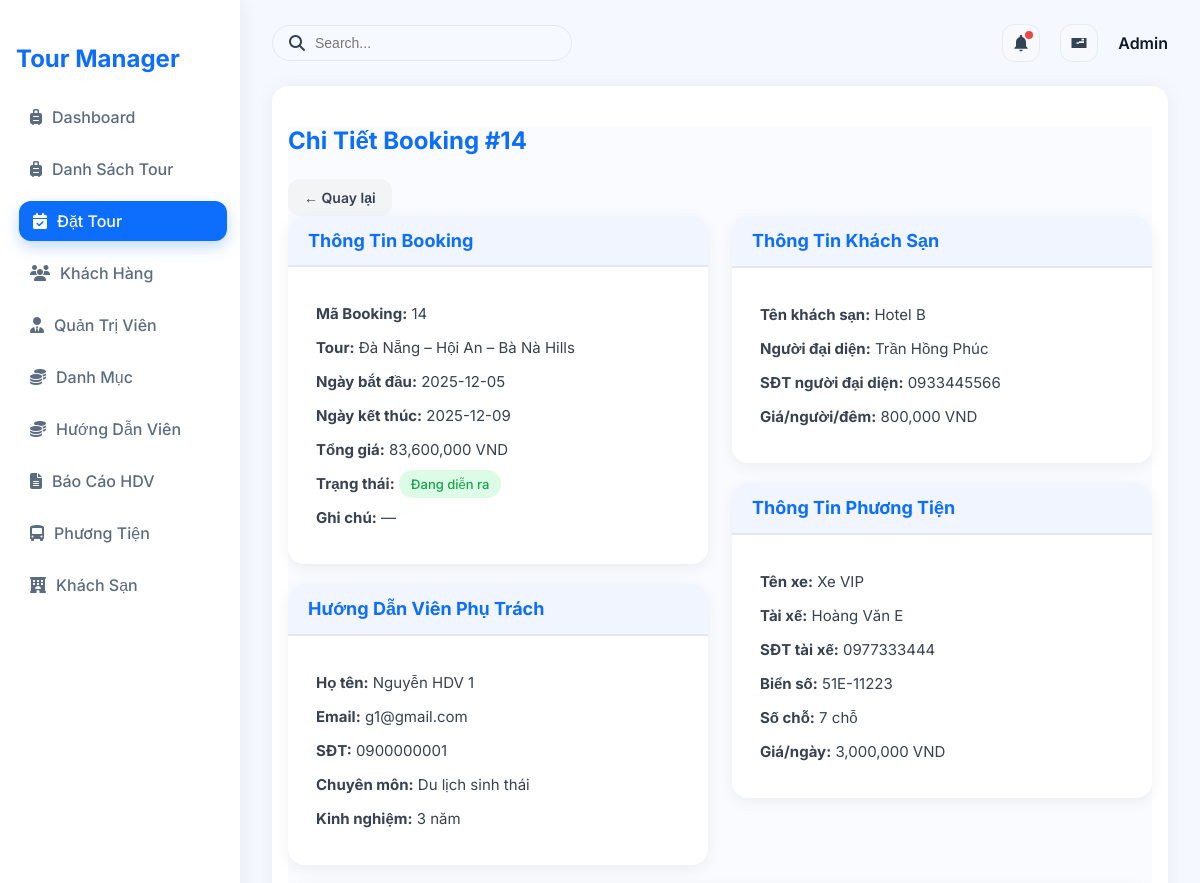
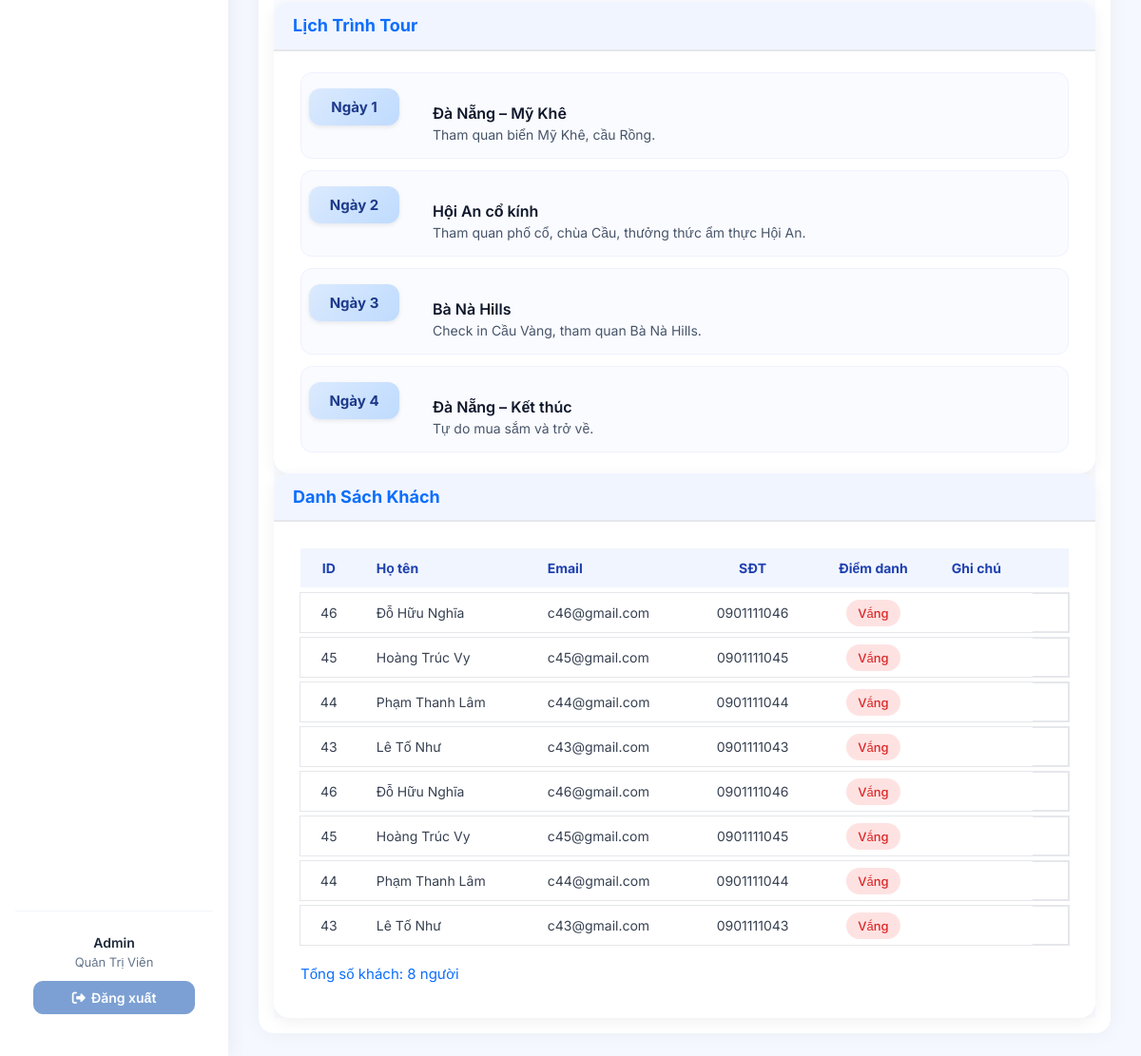
Page /?action=admin-detailBooking&id=14 (signed in) on the committed database (2 pictures, top to bottom).
### tables this page shows
CREATE TABLE `bookings` (
  `booking_id` int NOT NULL,
  `tour_id` int DEFAULT NULL,
  `guide_id` int DEFAULT NULL,
  `hotel_id` int DEFAULT NULL,
  `vehicle_id` int DEFAULT NULL,
  `status` enum('sap_dien_ra','dang_dien_ra','cho_xac_nhan_ket_thuc','da_hoan_thanh','da_huy') NOT NULL DEFAULT 'sap_dien_ra',
  `report` text,
  `created_at` timestamp NULL DEFAULT CURRENT_TIMESTAMP,
  `start_date` date DEFAULT NULL,
  `end_date` date DEFAULT NULL,
  `total_price` decimal(12,2) NOT NULL DEFAULT '0.00'
);

CREATE TABLE `tours` (
  `tour_id` int NOT NULL,
  `tour_name` varchar(150) NOT NULL,
  `description` text,
  `price_adult` int NOT NULL DEFAULT '0',
  `price_child` int NOT NULL DEFAULT '0',
  `days` int NOT NULL DEFAULT '1',
  `category_id` int DEFAULT NULL,
  `tour_images` varchar(255) DEFAULT NULL
);

CREATE TABLE `users` (
  `user_id` int NOT NULL,
  `username` varchar(50) NOT NULL,
  `password` varchar(255) NOT NULL,
  `role` enum('admin','guide') NOT NULL DEFAULT 'guide',
  `name` varchar(100) DEFAULT NULL,
  `email` varchar(100) DEFAULT NULL,
  `phone` varchar(20) DEFAULT NULL
);

CREATE TABLE `guides` (
  `guide_id` int NOT NULL,
  `user_id` int DEFAULT NULL,
  `experience_years` int DEFAULT '0',
  `specialization` varchar(255) DEFAULT NULL,
  `avatar` varchar(255) DEFAULT NULL,
  `note` text
);

CREATE TABLE `hotels` (
  `hotel_service_id` int NOT NULL,
  `service_name` varchar(255) DEFAULT NULL,
  `room_type` varchar(255) DEFAULT NULL,
  `price_per_night` decimal(12,2) DEFAULT NULL,
  `description` text,
  `hotel_manager` varchar(100) NOT NULL,
  `hotel_manager_phone` varchar(20) NOT NULL,
  `hotel_image` varchar(255) DEFAULT NULL
);

CREATE TABLE `vehicles` (
  `vehicle_service_id` int NOT NULL,
  `service_name` varchar(255) DEFAULT NULL,
  `seat` int DEFAULT NULL,
  `price_per_day` decimal(12,2) DEFAULT NULL,
  `description` text,
  `driver_name` varchar(100) NOT NULL,
  `driver_phone` varchar(20) NOT NULL,
  `license_plate` varchar(20) NOT NULL
);

CREATE TABLE `tour_schedules` (
  `tour_schedule_id` int NOT NULL,
  `tour_id` int NOT NULL,
  `day_number` int NOT NULL,
  `title` varchar(255) NOT NULL,
  `description` text NOT NULL
);

CREATE TABLE `booking_customers` (
  `id` int NOT NULL,
  `booking_id` int NOT NULL,
  `customer_id` int NOT NULL,
  `is_main` tinyint(1) DEFAULT '0',
  `price_per_customer` int DEFAULT '0'
);

CREATE TABLE `customers` (
  `customer_id` int NOT NULL,
  `full_name` varchar(100) DEFAULT NULL,
  `email` varchar(100) DEFAULT NULL,
  `phone` varchar(20) DEFAULT NULL,
  `role` enum('adult','child','vip') NOT NULL DEFAULT 'adult',
  `address` varchar(255) DEFAULT NULL,
  `age` int DEFAULT NULL
);

### views/Booking/DetailBooking.php (the view, shortened to what the rows shown need)
<div class="main-content p-4">
    <div class="mb-4 d-flex justify-content-between align-items-center">
        <h3 class="fw-bold">Chi Tiết Booking #<?= $booking['booking_id'] ?></h3>
        <a href="?action=admin-listBooking" class="btn btn-secondary" style="text-decoration:none">← Quay lại</a>
    </div>
    <div class="booking-layout">
        <div class="left-column">
            <div class="card mb-4">
                <div class="card-header fw-bold">Thông Tin Booking</div>
                <div class="card-body">
                    <p><strong>Mã Booking:</strong> <?= $booking['booking_id'] ?></p>
                    <p><strong>Tour:</strong> <?= $booking['tour_name'] ?></p>
                    <p><strong>Ngày bắt đầu:</strong> <?= $booking['start_date'] ?></p>
                    <p><strong>Ngày kết thúc:</strong> <?= $booking['end_date'] ?></p>
                    <p><strong>Tổng giá:</strong> <?= number_format($booking['total_price']) ?> VND</p>
                    <p><strong>Trạng thái:</strong>
                        <?php if ($booking['status'] == 'cho_duyet'): ?>
                        <span class="badge bg-warning text-dark">Chờ duyệt</span>
                        <?php elseif ($booking['status'] == 'dang_dien_ra'): ?>
                        <span class="badge bg-success">Đang diễn ra</span>
                        <?php elseif ($booking['status'] == 'da_hoan_thanh'): ?>
                        <span class="badge bg-primary">Đã hoàn thành</span>
                        <?php elseif ($booking['status'] == 'da_huy'): ?>
                        <span class="badge bg-danger">Đã hủy</span>
                        <?php endif; ?>
                    </p>
                    <p><strong>Ghi chú:</strong> <?= $booking['report'] ?: '—' ?></p>
                </div>
            </div> <br>
            <div class="card mb-4">
                <div class="card-header fw-bold">Hướng Dẫn Viên Phụ Trách</div>
                <div class="card-body">
                    <?php if ($guide): ?>
                    <p><strong>Họ tên:</strong> <?= $guide['guide_name'] ?></p>
                    <p><strong>Email:</strong> <?= $guide['email'] ?></p>
                    <p><strong>SĐT:</strong> <?= $guide['phone'] ?></p>
                    <p><strong>Chuyên môn:</strong> <?= $guide['specialization'] ?></p>
                    <p><strong>Kinh nghiệm:</strong> <?= $guide['experience_years'] ?> năm</p>
                    <?php else: ?>
                    <p class="text-danger">Chưa phân hướng dẫn viên cho tour này.</p>
                    <?php endif; ?>
                </div>
            </div>
        </div>
        <div class="right-column">
            <div class="card mb-4">
                <div class="card-header fw-bold">Thông Tin Khách Sạn</div>
                <div class="card-body">
                    <p><strong>Tên khách sạn:</strong> <?= $booking['hotel_name'] ?></p>
                    <p><strong>Người đại diện:</strong> <?= $booking['hotel_manager'] ?></p>
                    <p><strong>SĐT người đại diện:</strong> <?= $booking['hotel_manager_phone'] ?></p>
                    <p><strong>Giá/người/đêm:</strong> <?= number_format($booking['price_per_night']) ?> VND</p>
                </div>
            </div> <br>
            <div class="card mb-4">
                <div class="card-header fw-bold">Thông Tin Phương Tiện</div>
                <div class="card-body">
                    <p><strong>Tên xe:</strong> <?= $vehicle['service_name'] ?></p>
                    <p><strong>Tài xế:</strong> <?= $vehicle['driver_name'] ?></p>
                    <p><strong>SĐT tài xế:</strong> <?= $vehicle['driver_phone'] ?></p>
                    <p><strong>Biển số:</strong> <?= $vehicle['license_plate'] ?></p>
                    <p><strong>Số chỗ:</strong> <?= $vehicle['seat'] ?> chỗ</p>
                    <p><strong>Giá/ngày:</strong> <?= number_format($vehicle['price_per_day']) ?> VND</p>
                </div>
            </div>
        </div>
    </div> <br>
    <div class="card mb-4">
        <div class="card-header fw-bold">Lịch Trình Tour</div>
        <div class="card-body">
            <?php if (!empty($tour_schedules)): ?>
            <div class="schedule-wrapper">
                <?php foreach ($tour_schedules as $schedule): ?>
                <div class="schedule-item">
                    <div class="schedule-day">
                        <span>Ngày <?= $schedule['day_number'] ?></span>
                    </div>
                    <div class="schedule-content">
                        <p class="schedule-title"><?= $schedule['title'] ?></p>
                        <p class="schedule-desc"><?= $schedule['description'] ?></p>
                    </div>
                </div>
                <?php endforeach; ?>
            </div>
            <?php else: ?>
            <p class="text-muted">Tour này chưa có lịch trình.</p>
            <?php endif; ?>
        </div>
    </div>
    <div class="card mb-4">
        <div class="card-header fw-bold">Danh Sách Khách</div>
        <div class="card-body">
            <?php if (count($customers) > 0): ?>
            <table class="table table-bordered table-striped">
                <thead>
                    <tr>
                        <th>ID</th>
                        <th>Họ tên</th>
                        <th>Email</th>
                        <th>SĐT</th>
                        <th>Điểm danh</th>
                        <th>Ghi chú</th>
                        <th><?php if($booking['status'] !== 'da_hoan_thanh' && $booking['status'] !== 'da_huy' && $booking['status'] !== 'dang_dien_ra'){ echo 'Hành động'; } ?>
                        </th>
                    </tr>
                </thead>
                <tbody>
                    <?php foreach ($customers as $c): ?>
                    <tr>
                        <td><?= $c['customer_id'] ?></td>
                        <td><?= $c['full_name'] ?></td>
                        <td><?= $c['email'] ?></td>
                        <td><?= $c['phone'] ?></td>
                        <?php
                            $att = null;
                            foreach ($attendance as $a) {
                                if ($a['customer_id'] == $c['customer_id']) {
                                    $att = $a;
                                    break;
                                }
                            }
                        ?>
                        <td>
                            <?php if ($att): ?>
                            <?php if ($att['status'] == 'present'): ?>
                            <span class="badge bg-success">Có mặt</span>
                            <?php elseif ($att['status'] == 'absent'): ?>
                            <span class="badge bg-danger">Vắng</span>
                            <?php else: ?>
                            <span class="badge bg-secondary">—</span>
                            <?php endif; ?>
                            <?php endif; ?>
                        </td>
                        <td><?= $att['note'] ?? '' ?></td>
                    </tr>
                    <?php endforeach; ?>
                </tbody>
            </table>
            <p class=" fw-bold mt-3">Tổng số khách: <?= count($customers) ?> người</p>
            <?php else: ?>
            <p class="text-muted">Chưa thêm khách nào cho booking này.</p>
            <?php endif; ?>
        </div>
    </div>
</div>

### rows in the picture
bookings: booking_id "14", tour.tour_name "Đà Nẵng – Hội An – Bà Nà Hills", start_date "2025-12-05", end_date "2025-12-09", report "—", users.name "Nguyễn HDV 1", users.email "g1@gmail.com", users.phone "0900000001", guide.specialization "Du lịch sinh thái", guide.experience_years "3", hotel.service_name "Hotel B", hotel.hotel_manager "Trần Hồng Phúc", hotel.hotel_manager_phone "0933445566", hotel.price_per_night "800,000"
vehicles: service_name "Xe VIP", driver_name "Hoàng Văn E", driver_phone "0977333444", license_plate "51E-11223", seat "7", price_per_day "3,000,000"
tour_schedules: day_number "1", title "Đà Nẵng – Mỹ Khê", description "Tham quan biển Mỹ Khê, cầu Rồng."
tour_schedules: day_number "2", title "Hội An cổ kính", description "Tham quan phố cổ, chùa Cầu, thưởng thức ẩm thực Hội An."
tour_schedules: day_number "3", title "Bà Nà Hills", description "Check in Cầu Vàng, tham quan Bà Nà Hills."
tour_schedules: day_number "4", title "Đà Nẵng – Kết thúc", description "Tự do mua sắm và trở về."
booking_customers: customer.customer_id "46", customer.full_name "Đỗ Hữu Nghĩa", customer.email "c46@gmail.com", customer.phone "0901111046"
booking_customers: customer.customer_id "45", customer.full_name "Hoàng Trúc Vy", customer.email "c45@gmail.com", customer.phone "0901111045"
booking_customers: customer.customer_id "44", customer.full_name "Phạm Thanh Lâm", customer.email "c44@gmail.com", customer.phone "0901111044"
booking_customers: customer.customer_id "43", customer.full_name "Lê Tố Như", customer.email "c43@gmail.com", customer.phone "0901111043"
booking_customers: customer.customer_id "46", customer.full_name "Đỗ Hữu Nghĩa", customer.email "c46@gmail.com", customer.phone "0901111046"
booking_customers: customer.customer_id "45", customer.full_name "Hoàng Trúc Vy", customer.email "c45@gmail.com", customer.phone "0901111045"
booking_customers: customer.customer_id "44", customer.full_name "Phạm Thanh Lâm", customer.email "c44@gmail.com", customer.phone "0901111044"
booking_customers: customer.customer_id "43", customer.full_name "Lê Tố Như", customer.email "c43@gmail.com", customer.phone "0901111043"

### other values in the picture
$user['name'] "Admin"
$booking['total_price'] "83,600,000"
count($customers) "8"
